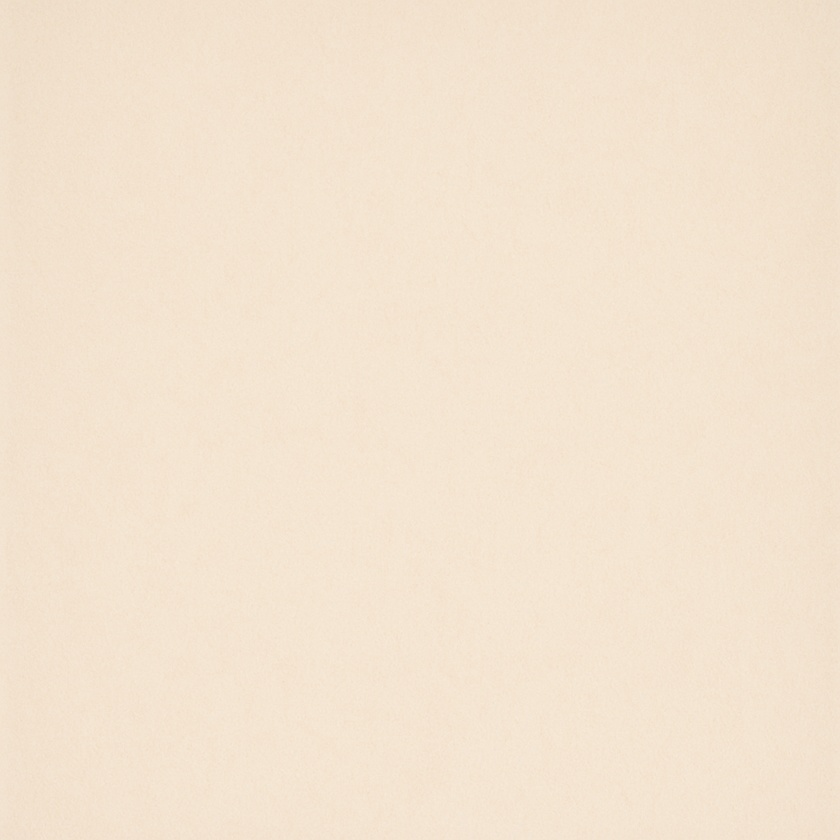
#> input picture 3800k.JPG, 840 x 840 px, shrunk from 1024 x 1024 before the run
$ python -i histogram.py   (imports and definitions only)
#> lines starting #> are read from the running program, lines starting #| are printed output that depends on the picture
#> further down, picture is the input picture: shape (840, 840, 3); mean B, G, R 208, 227.4, 243.3
import cv2 as cv
import numpy as np
import matplotlib.pyplot as plt

def plot_hue_histogram(img, threshold = 0.01, value: str = None):
#> called with threshold = 0.01
    hsv = cv.cvtColor(img, cv.COLOR_BGR2HSV)
#> hsv: shape (840, 840, 3); mean H, S, V 16.4, 37.1, 243.3
    h, s, v = cv.split(hsv)
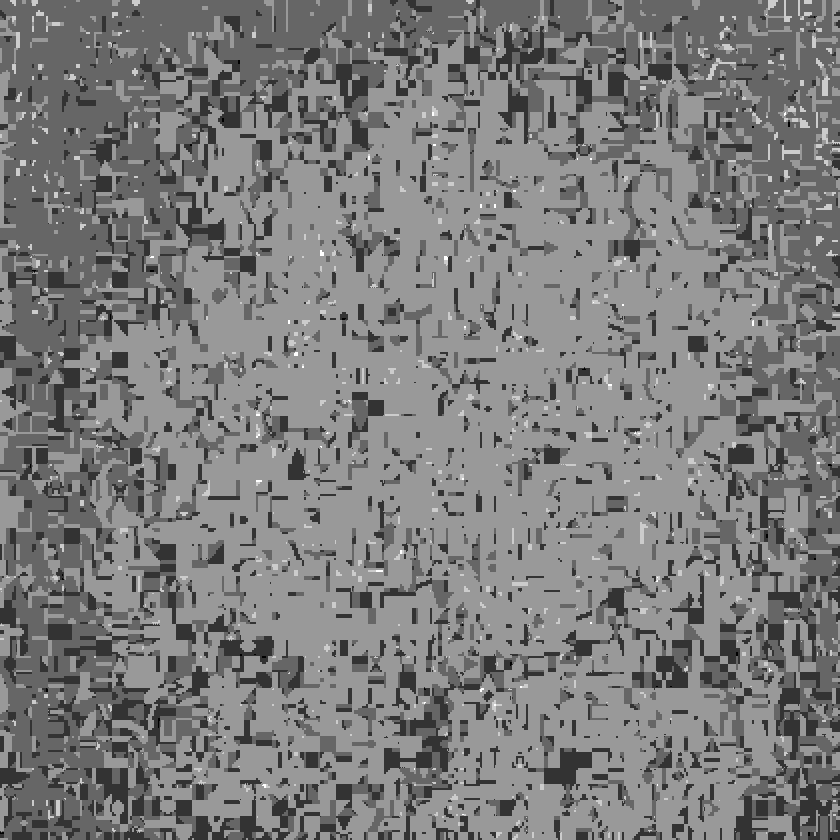
#> h: shape (840, 840); min 14, max 19, mean 16.44; drawn with min black and max white
    mask = cv.bitwise_and(cv.inRange(s, 30, 255), cv.inRange(v, 30, 255))
#> mask: shape (840, 840); every value is 255

    hist = cv.calcHist([h], [0], mask, [180], [0, 180]).flatten()
#> hist = 180 values, max 390880 at index 17, min 0 at index 0, mean 3920
    hist_norm = hist / hist.sum() if hist.sum() > 0 else hist
#> hist_norm = 180 values, max 0.554 at index 17, min 0 at index 0, mean 0.00556

    plt.figure(figsize=(10, 4))
    plt.bar(np.arange(180), hist_norm, color='orange', width=1)
    plt.xlabel("Hue (0-179)")
    plt.ylabel("Normalized Frequency")
    plt.title("Hue Distribution")
    plt.axhline(y=threshold, color='r', linestyle='--', label=f'Threshold {threshold}')
    plt.text(130, max(hist_norm)*0.9, f"{value}", fontsize=12, color='blue')
    plt.legend()
    plt.show()
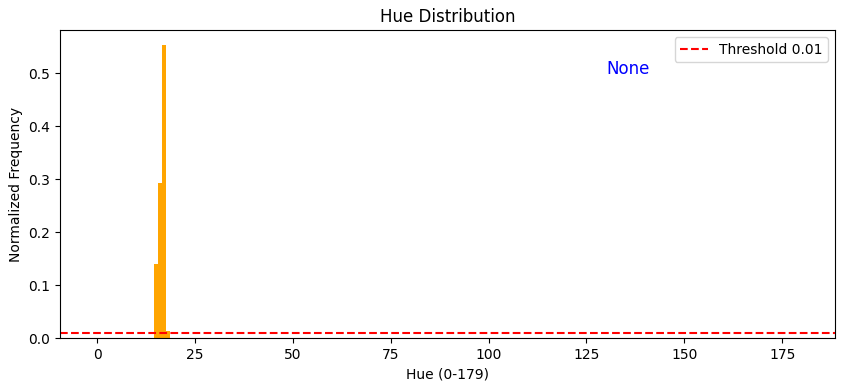
#> figure drawn by matplotlib, 1 panel; tallest bar 0.554 high, from x = 16.5 to 17.5

>>> import cv2
>>> picture = cv2.imread('../../3800k.JPG')
>>> result = plot_hue_histogram(picture)
